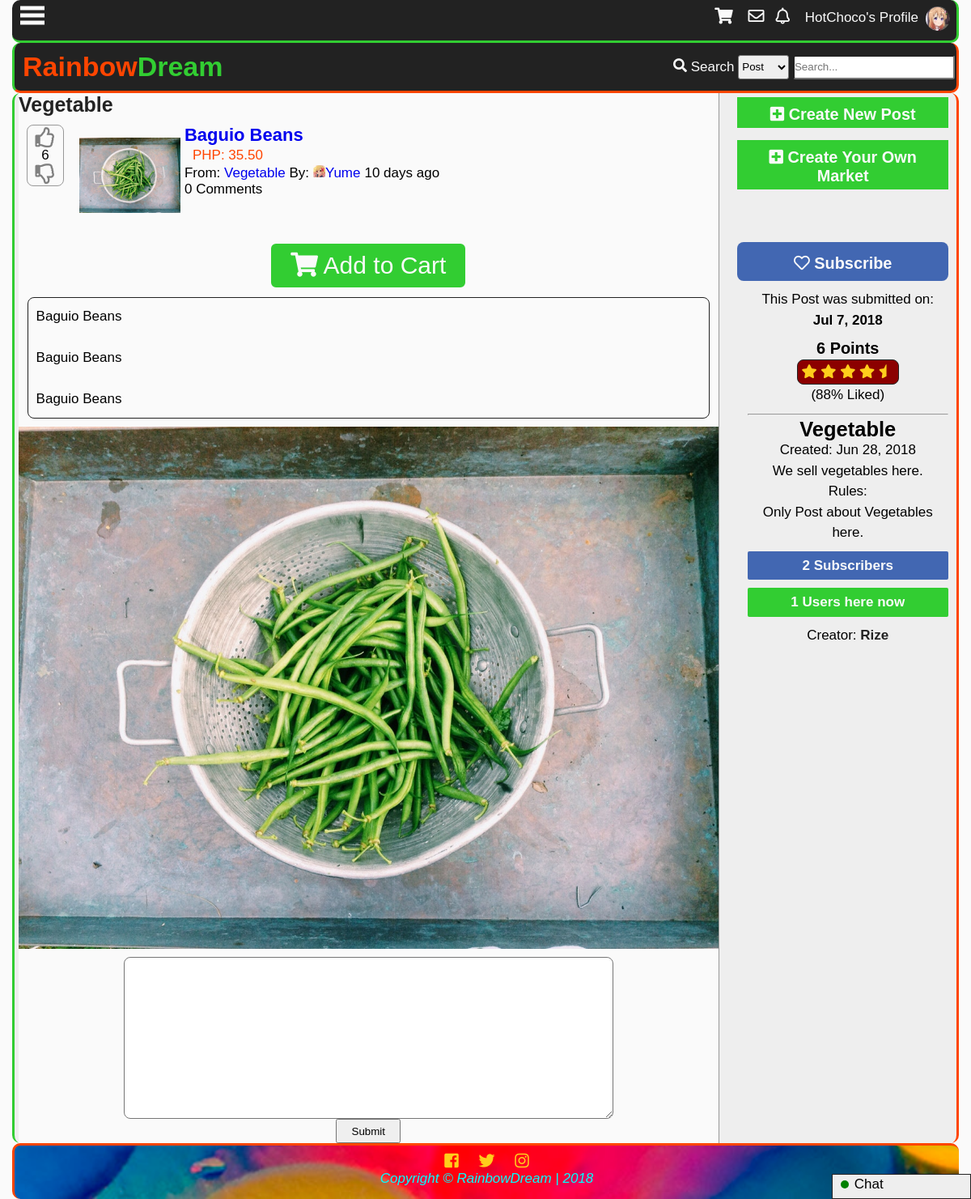
/reply.php?id=3&thread=31 (signed in), run on the app's committed database.
### tables this page shows
CREATE TABLE `tbluser` (
  `userid` int(11) NOT NULL,
  `username` varchar(100) NOT NULL,
  `password` varchar(100) NOT NULL,
  `firstname` varchar(100) NOT NULL,
  `middlename` varchar(100) NOT NULL,
  `lastname` varchar(100) NOT NULL,
  `birthday` varchar(20) NOT NULL,
  `datecreated` timestamp NOT NULL DEFAULT '0000-00-00 00:00:00',
  `email` varchar(100) NOT NULL,
  `website` varchar(255) NOT NULL,
  `location` varchar(255) NOT NULL,
  `usertypeid` int(11) NOT NULL,
  `access` int(11) NOT NULL,
  `imgname` varchar(100) NOT NULL,
  `imgtype` varchar(100) NOT NULL,
  `imgpath` varchar(200) NOT NULL,
  `bio` text NOT NULL,
  `is_show_email` tinyint(1) NOT NULL,
  `gender` int(11) NOT NULL,
  `lastupdate` timestamp NOT NULL DEFAULT '0000-00-00 00:00:00',
  `lastonline` timestamp NOT NULL DEFAULT '0000-00-00 00:00:00',
  `profileviews` int(11) NOT NULL
);

CREATE TABLE `tblpost` (
  `postid` int(11) NOT NULL,
  `forumid` int(11) NOT NULL,
  `title` varchar(150) NOT NULL,
  `datecreated` datetime DEFAULT NULL,
  `description` text NOT NULL,
  `price` decimal(10,2) NOT NULL,
  `img` varchar(150) NOT NULL,
  `starter` int(11) NOT NULL,
  `score` int(11) NOT NULL,
  `views` int(11) NOT NULL,
  `comments` int(11) NOT NULL
);

CREATE TABLE `tblforum` (
  `forumid` int(11) NOT NULL,
  `title` varchar(100) NOT NULL,
  `name` varchar(100) NOT NULL,
  `datecreated` datetime DEFAULT NULL,
  `description` varchar(255) NOT NULL,
  `creator` int(11) NOT NULL,
  `views` int(11) NOT NULL,
  `subscriber` int(11) NOT NULL
);

### reply.php (the view, shortened to what the rows shown need)
<?php
include'functions.php';
require_once('connection.php');
if(isset($_SESSION['id'])){
	$uid=$_SESSION['id'];
}
$forums = $_GET['id'];
$thread = $_GET['thread'];
$sql = "SELECT forumid,title,name,description,t1.datecreated,subscriber,username FROM tblforum AS t1
LEFT JOIN tbluser
	ON userid = creator
WHERE forumid='$forums'";
$result = $conn->query($sql);
$fetch = $result->fetch_object();
if($fetch){
$fid = $fetch->forumid;
$title = $fetch->title;
$name = $fetch->name;
$desc = $fetch->description;
$subcount = $fetch->subscriber;
$date = date("M j, Y", strtotime($fetch->datecreated));
$creator = $fetch->username;
}
chattab();
?>
<!DOCTYPE html>
<html lang="en">
<head>
    <link rel="stylesheet" href="css/style.css">
  	<link rel="stylesheet" href="css/fontawesome-all.css">
</head>
<body>
	<div class="main-container">
	<?php
		addheader();
	?>
	<div class="other-content">
		<div class="forum-grid">
			<div class="main-forum">
				<h1><?php if($fetch){echo '<a id="top-title" href="forums.php?id='.$fid.'">'.$name.'</a>';} ?></h1>
				<ul id="forum-list">
<?php
	$sql = "SELECT postid,tblpost.forumid,name,imgpath,tblpost.title,tblpost.datecreated,tblpost.description,tblpost.score ,username,img,price,comments FROM tblpost
 	LEFT JOIN tblforum
 		ON tblpost.forumid = tblforum.forumid
 	LEFT JOIN tbluser
 		ON userid = starter
 	WHERE tblforum.forumid = '$forums' AND postid='$thread'";
 	$result = $conn->query($sql);
 	$row=$result->fetch_object();
 		if($row){
 		$id = $row->postid;
 		$forumid = $row->forumid;
 		$forum = $row->name;
 		$ptitle = $row->title;
 		$name = $row->username;
 		$pdesc = $row->description;
 		$score = $row->score;
 		$comments = $row->comments;
 		$pdate = $row->datecreated;
 		$flair= $row->imgpath;
		$pimg=$row->img;
		$price = $row->price;
 		echo '<li value="'.$id.'">
 		<div class="forum-post-grid">';
 		if(isset($_SESSION['id'])){
 		$sql2 = "SELECT upvoteid FROM tblupvotepost WHERE user='$uid' and post='$id'";
		$result2 = $conn->query($sql2);
		$upvote = $result2->num_rows;
		$sql3 = "SELECT downvoteid FROM tbldownvotepost WHERE user='$uid' and post='$id'";
		$result3 = $conn->query($sql3);
		$downvote = $result3->num_rows;
 		echo'
 		<div class="vote">';
 			if(!$upvote){
 			echo'<div id="up-'.$id.'" style="color:gray;" value="'.$id.'" onclick="upvotepost(this)" class="upvote"><i class="far fa-thumbs-up"></i></div>';
 			}else{
 			echo'<div id="up-'.$id.'" style="color:orangered;" value="'.$id.'" onclick="upvotepost(this)" class="upvote"><i class="far fa-thumbs-up"></i></div>';
 			}
			echo'
			<div id="score-'.$id.'">'.$score.'</div>';
			if(!$downvote){
			echo'
			<div id="down-'.$id.'" style="color:gray;" value="'.$id.'" onclick="downvotepost(this)" class="downvote"><i class="far fa-thumbs-down"></i>
			</div>';
			}else{
			echo'
			<div id="down-'.$id.'" style="color:blue;" value="'.$id.'" onclick="downvotepost(this)" class="downvote"><i class="far fa-thumbs-down"></i>
			</div>';
			}
			echo'
		</div>';
		}
		echo '<div class="post-image">
			<img src='.$pimg.'>
		</div>';
		echo'<div class="post-right">
		<p class="main-forum-title"><a href="reply.php?id='.$forumid.'&thread='.$id.'">'.$ptitle.'</a></p>';
		echo'<div class="price">PHP: '.number_format($price,2).'</div>';
		echo'<div class="second-line">
			<div class="from">
				From: <a href="forums.php?id='.$forumid.'">
				'.$forum.'</a> By:
			</div>
			<div class="by">
				<a href="profile.php?name='.$name.'">
				<p><div class="flair">
					<img src="'.$flair.'">
				</div>'.$name.'</a>
			</div>
			<div class="when">
				'.time_elapsed_string($date).'
			</div>
		</div>
		<div class="com">
			<p>'.$comments.' Comments</p>
		</div>
		</div>
		</div>
		</li>';
 	}
?>
			</ul>
			<div class="add-to-cart"><i class="fas fa-shopping-cart"></i> Add to Cart</div>
			<div class="text-content">
				<?php echo nl2br($pdesc) ?>
			</div>
			<div class="showcase-item">
				<img src="<?php echo $pimg?>">
			</div>
			<div class="reply-form">
				<form id="reply-submit">
				</form>
			</div>
			</div>
			<div class="forum-sidebar">
				<div class="forum-panel">
					<p>This Post was submitted on:<br>
					<b><?php if($fetch){echo date("M j, Y", strtotime($pdate));}?></b></p>
					<?php
	if($fetch){
	$sql = "SELECT upvoteid FROM tblupvotepost WHERE post='$id'";
	$result = $conn->query($sql);
	$upvotecount = $result->num_rows;
	$sql = "SELECT downvoteid FROM tbldownvotepost WHERE post='$id'";
	$result = $conn->query($sql);
	$downvotecount = $result->num_rows;
	if ($score == 0 or $score == 1 or $score== -1){
		echo '<h3>'.$score.' Point</h3>';
	} else{
		echo '<h3>'.$score.' Points</h3>';
	}
	$total = $upvotecount + $downvotecount;
	$percent = round($upvotecount/$total * 100);
	echo'<center>';
	starsystem($percent);
	echo'</center>
	('.$percent.'% Liked)';
	}
?>
					<hr>
					<h2 id="forum-name"><?php if($fetch){echo $title;}?></h2>
					<div class="" id="forum-date"><?php if($fetch){echo 'Created: '.$date;} ?></div>
					<p id="description"><?php if($fetch){echo nl2br($desc);} ?></p>
					<p id="subscriber-count"><?php if($fetch){echo $subcount;} ?> Subscribers</p>
					<p id="users-count">1 Users here now</p>
					<?php
						if($fetch){
							echo'Creator: <a class="creator" href=
							profile.php?='.$creator.'">'.$creator.'</a>';
						}
					?>
				</div>
			</div>
		</div>
	</div>
	</div>
</body>
</html>

### functions.php (shortened to what the rows shown need)
<?php
function addheader(){
	echo'<header id="main-header">
			<div class="grid-header">
				<div class="box1">
					<h1 id="header-text"><a href="index.php"><span id="first-text">Rainbow</span><span id="second-text">Dream</span></a></h1>
				</div>
				<div class="box2">';
				echo'</div>
				<div class="modal2">
				</div>
				<div id="search-dropdown">
				</div>
			</div>
		</header>
		<div class="subheader">
			<div class="subgrid">
				<div class="svg">
					<p class="open-slide" onclick="openSlideMenu()">
						<svg width="30" height="30">
							<path d="M0,5 30,5" stroke="#fafafa" stroke-width="5"/>
							<path d="M0,14 30,14" stroke="#fafafa" stroke-width="5"/>
							<path d="M0,23 30,23" stroke="#fafafa" stroke-width="5"/>
						</svg>
					</p>
				</div>
				<div class="profile-grid">';
						session_button();
				echo'</div>
			</div>
		</div>
	';
}
function time_elapsed_string($datetime, $full = false) {
    $now = new DateTime;
    $ago = new DateTime($datetime);
    $diff = $now->diff($ago);
    $string = array(
        'y' => 'year',
        'm' => 'month',
        'd' => 'day',
        'h' => 'hour',
        'i' => 'minute',
        's' => 'second',
    );
    foreach ($string as $k => &$v) {
        if ($diff->$k) {
            $v = $diff->$k . ' ' . $v . ($diff->$k > 1 ? 's' : '');
        } else {
            unset($string[$k]);
        }
    }
    if (!$full) $string = array_slice($string, 0, 1);
    return $string ? implode(', ', $string) . ' ago' : 'just now';
}
function session_button(){
	$conn = mysqli_connect ("localhost", "root", "", "itsproject");
	if(isset($_SESSION['id'])){
	$id=$_SESSION['id'];
		$sql="SELECT imgpath FROM tbluser WHERE userid=".$id."";
		$result=$conn->query($sql);
		$row=$result->fetch_object();
		$tn_image=$row->imgpath;
echo'<i class="fas fa-shopping-cart button" onclick="showCartPanel()"></i>
	<div id="cart-panel">
		<h1>Shopping Cart</h1>
	</div>
	<div id="cart-modal" onclick="hideCartPanel()"></div>';
$sql="SELECT pmid FROM tblpm WHERE receiverid='$id' AND checked=0 GROUP BY senderid";
$result=$conn->query($sql);
$count=$result->num_rows;
		echo'<a class="button" title="Check your messages" href="inbox.php?name='.$_SESSION["name"].'"><i class="far fa-envelope"></i><span id="pmnum">'.$count.'</span></a>';
$sql="SELECT notifid FROM tblnotif
	WHERE receiverid='$id' and checked=0
	";
$result=$conn->query($sql);
$count=$result->num_rows;
		echo'<a class="button" id="notifbtn" title="Check your notifications" onclick="toggleNotif()""><i class="far fa-bell"></i><span id="notifnum">'.$count.'</span></a>
		<a class="button" href=profile.php?name='.$_SESSION['name'].'>
		'.$_SESSION["name"].'\'s Profile<div class="top-tn"><img src="'.$tn_image.'""></div></a>';
$sql="SELECT notifid,username,imgpath,receiverid,notifdate,notiftype,checked,details,details2 FROM tblnotif
	LEFT JOIN tbluser
		ON tblnotif.userid=tbluser.userid
	WHERE receiverid='$id'
	ORDER BY notifid DESC
	LIMIT 10";
$result=$conn->query($sql);
$count=$result->num_rows;
if($count==0){
	echo'<li>No notifications yet...</li>';
}else{
while($rows=$result->fetch_object())
{
$date=time_elapsed_string($rows->notifdate);
}
}
	}else{
		echo'<a href ="register.php" class="button"><i class="fas fa-pencil-alt"></i></i>Sign Up</a>
		<a id="modalBtn" class="button"><i class="fas fa-sign-in-alt"></i>Login</a>';
	}
}
function chattab(){
	if(isset($_SESSION['id'])){
	$id=$_SESSION['id'];
	$conn = new mysqli('localhost','root','','itsproject');
	$sql="SELECT username,imgpath,lastonline FROM tblfriend
	LEFT JOIN tbluser
		ON userid=user1 or userid=user2
	WHERE (user1='$id' or user2='$id') AND accepted=2 AND userid!='$id'
 	ORDER BY lastonline DESC";
 	$result=$conn->query($sql);
	while($row=$result->fetch_object()){
 		$name=$row->username;
 	}
	}
}
function starsystem($percent){
	echo'<div class="star-system" title="'.$percent.'% of voters likes this">';
	echo'</div>';
}

### data on the page
tbluser: imgpath (picture)
tblpost: score "6", img (picture), title "Baguio Beans", price "35.50", forumid.name "Vegetable", tbluser.imgpath (picture), tbluser.username "Yume", comments "0", description "Baguio Beans Baguio Beans Baguio Beans", datecreated "Jul 7, 2018"
tblforum: title "Vegetable", description "We sell vegetables here. Rules: Only Post about Vegetables here.", subscriber "2", tbluser.username "Rize"

### other printed values
$_SESSION["name"] "HotChoco"
$name "Vegetable"
time_elapsed_string($date) "10 days ago"
$percent "88"
$date "Jun 28, 2018"
